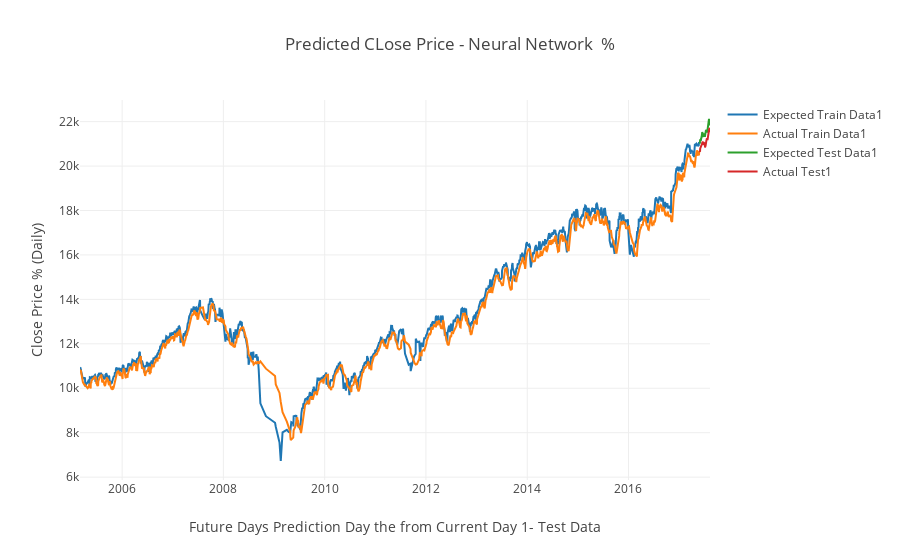

Notebook code cell kept with this figure:
### Code cell
frameshistory=[]
for i in range(1,21):
    print("Training the Neural Network for next "+ str(i)+" Prediction")
    starttime= time.time() 
    inputdata = inputClusterone.copy()
    dataset1 = get_indicators(inputClusterone,i)
    
    print("Making The Training Dataset")
    traindataset = dataset1.head(len(dataset1)-50)
    
    trainY = np.array(traindataset['closePrice'])[i:]
    trainX, numbFeatures = create_dataset1(traindataset,i)
    
    m,h = stock_prediction(trainX,trainY)
    fullReport  = pd.DataFrame(h.history)
    fullReport.to_csv("Day_"+ str(i)+" NN_Prediction.csv")
    finalMAPE=fullReport['mean_absolute_percentage_error'].tail(1)
    finalLoss = fullReport['loss'].tail(1)
    finalMAE = fullReport['mean_absolute_error'].tail(1)

    finalreport = pd.DataFrame(finalMAPE)
    finalreport.columns = ['MAPE']
    finalreport['Loss']=finalLoss
    finalreport['MAE']=finalMAE
    finalreport.index = range(1,len(finalreport)+1)
    
    frameshistory.append(finalreport)
    print(finalreport)
    
    
    trainfeature=traindataset.tail(len(traindataset)-1)
    trainlabel= trainfeature['closePrice']

    prediction = m.predict(trainX)
    my_list = map(lambda x: x[0], prediction)
    traintestlabel = pd.Series(my_list)

    testdata = dataset1.tail(50)
    testexpectedlabel = testdata['closePrice']
    
    xtest = testdata[testdata.columns[testdata.columns !='closePrice']]
    predictiontest = m.predict(np.array(xtest))
    temp_list = map(lambda x: x[0], predictiontest)
    testlabel = pd.Series(temp_list)
    print("Time Taken to Model %s seconds ---" % (time.time() - starttime))

    iplot({"data": [Scatter(x=trainfeature.index, y=trainlabel,name=str('Expected Train Data'+str(i))),
                    Scatter(x=trainfeature.index, y=traintestlabel,name=str('Actual Train Data'+str(i))),
                    Scatter(x=testdata.index, y=testexpectedlabel,name=str('Expected Test Data'+str(i))),
                    Scatter(x=testdata.index, y=testlabel,name=str('Actual Test'+str(i)))],
           "layout": Layout(title="Predicted CLose Price - Neural Network  % ",
                             yaxis=dict(title='Close Price % (Daily) '),
                             xaxis=dict(title='Future Days Prediction Day the from Current Day '+str(i)+'- Test Data '))
    })

### Figure 1 — Plotly figure (JSON) as saved in the notebook; plotly's stock layout.template omitted (floating-point values rounded to 4 significant figures; data arrays with more than 128 entries replaced by an {"elided": "..."} marker saying what was removed)
{"data": [{"name": "Expected Train Data1", "type": "scatter", "x": {"elided": "1681 str values"}, "y": {"elided": "1681 float values"}}, {"name": "Actual Train Data1", "type": "scatter", "x": {"elided": "1681 str values"}, "y": {"elided": "1681 float values"}}, {"name": "Expected Test Data1", "type": "scatter", "x": ["2017-05-30", "2017-05-31", "2017-06-01", "2017-06-02", "2017-06-05", "2017-06-06", "2017-06-07", "2017-06-08", "2017-06-09", "2017-06-12", "2017-06-13", "2017-06-14", "2017-06-15", "2017-06-16", "2017-06-19", "2017-06-20", "2017-06-21", "2017-06-22", "2017-06-23", "2017-06-26", "2017-06-27", "2017-06-28", "2017-06-30", "2017-07-05", "2017-07-06", "2017-07-07", "2017-07-10", "2017-07-11", "2017-07-12", "2017-07-13", "2017-07-17", "2017-07-18", "2017-07-19", "2017-07-20", "2017-07-21", "2017-07-24", "2017-07-25", "2017-07-26", "2017-07-27", "2017-07-28", "2017-07-31", "2017-08-01", "2017-08-02", "2017-08-03", "2017-08-04", "2017-08-07", "2017-08-08", "2017-08-09", "2017-08-10", "2017-08-11"], "y": [21010.0, 21140.0, 21210.0, 21180.0, 21140.0, 21170.0, 21180.0, 21270.0, 21240.0, 21330.0, 21370.0, 21360.0, 21380.0, 21530.0, 21470.0, 21410.0, 21400.0, 21390.0, 21410.0, 21310.0, 21450.0, 21350.0, 21480.0, 21320.0, 21410.0, 21410.0, 21410.0, 21530.0, 21550.0, 21630.0, 21570.0, 21640.0, 21610.0, 21580.0, 21510.0, 21610.0, 21710.0, 21800.0, 21830.0, 21890.0, 21960.0, 22020.0, 22030.0, 22090.0, 22120.0, 22090.0, 22050.0, 21840.0, 21860.0, 21990.0]}, {"name": "Actual Test1", "type": "scatter", "x": ["2017-05-30", "2017-05-31", "2017-06-01", "2017-06-02", "2017-06-05", "2017-06-06", "2017-06-07", "2017-06-08", "2017-06-09", "2017-06-12", "2017-06-13", "2017-06-14", "2017-06-15", "2017-06-16", "2017-06-19", "2017-06-20", "2017-06-21", "2017-06-22", "2017-06-23", "2017-06-26", "2017-06-27", "2017-06-28", "2017-06-30", "2017-07-05", "2017-07-06", "2017-07-07", "2017-07-10", "2017-07-11", "2017-07-12", "2017-07-13", "2017-07-17", "2017-07-18", "2017-07-19", "2017-07-20", "2017-07-21", "2017-07-24", "2017-07-25", "2017-07-26", "2017-07-27", "2017-07-28", "2017-07-31", "2017-08-01", "2017-08-02", "2017-08-03", "2017-08-04", "2017-08-07", "2017-08-08", "2017-08-09", "2017-08-10", "2017-08-11"], "y": [20660.0, 20640.0, 20790.0, 20800.0, 20810.0, 20780.0, 20830.0, 20820.0, 20890.0, 20880.0, 20970.0, 20990.0, 21010.0, 21050.0, 21090.0, 21080.0, 21030.0, 21020.0, 21020.0, 21040.0, 20940.0, 21060.0, 20940.0, 21070.0, 20840.0, 20950.0, 20910.0, 20940.0, 21090.0, 21150.0, 21190.0, 21160.0, 21250.0, 21240.0, 21230.0, 21160.0, 21260.0, 21330.0, 21390.0, 21420.0, 21450.0, 21500.0, 21550.0, 21590.0, 21660.0, 21710.0, 21700.0, 21690.0, 21560.0, 21520.0]}], "layout": {"title": "Predicted CLose Price - Neural Network  % ", "xaxis": {"title": "Future Days Prediction Day the from Current Day 1- Test Data "}, "yaxis": {"title": "Close Price % (Daily) "}}}
